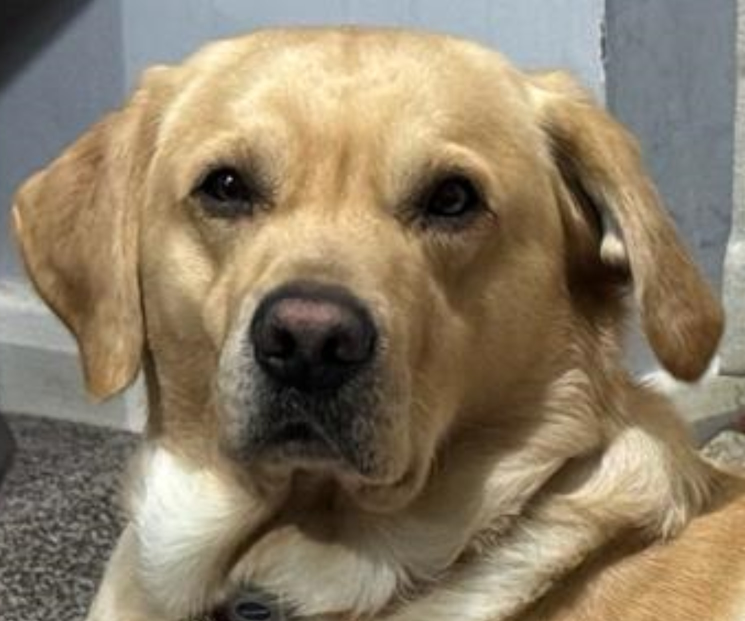
#> input picture archive/lloy_boi.png, 1489 x 1242 px (shown at 1/2 size)
$ python learn-0.1.py
#> lines starting #> are read from the running program, lines starting #| are printed output that depends on the picture
import cv2


img = cv2.imread("./lloy_boi.png")
#> img is the input picture: shape (1242, 1489, 3); mean B, G, R 102.7, 125.4, 139.6

# print(img.shape)
img = cv2.resize(img, (900,600))
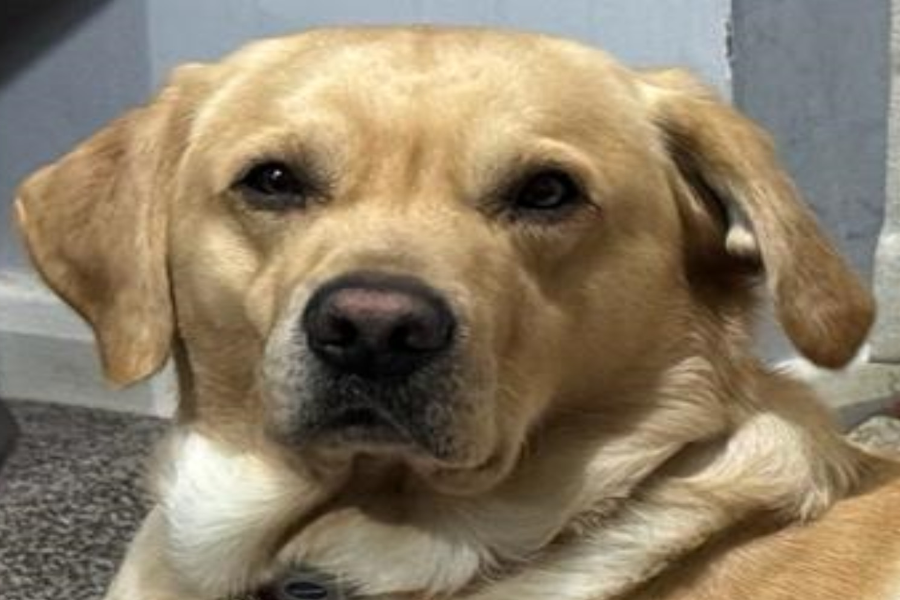
#> img: shape (600, 900, 3); mean B, G, R 102.5, 125.3, 139.5

cv2.imshow("Image_Preview", img)
cv2.waitKey(0)
cv2.destroyAllWindows()

gray = cv2.cvtColor(img, cv2.COLOR_BGR2GRAY)
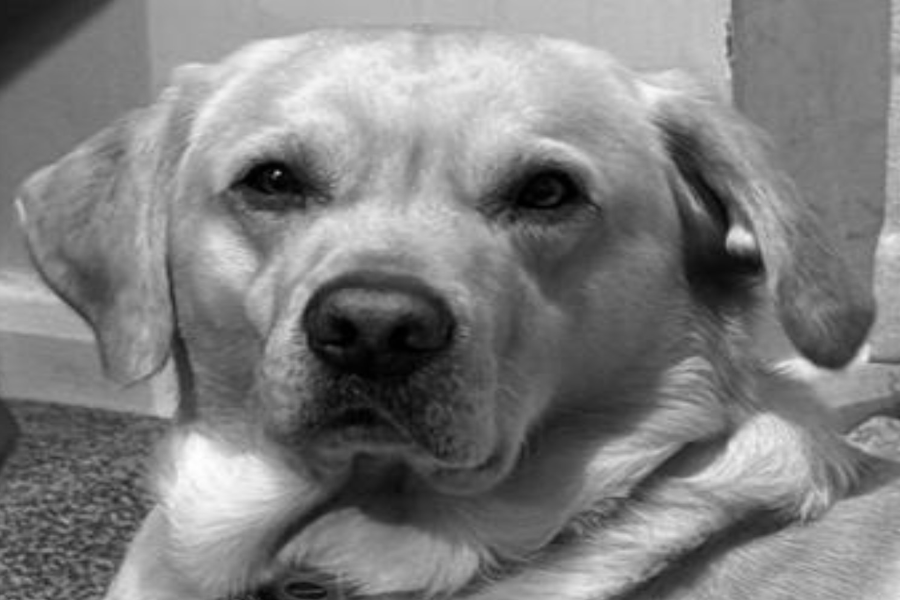
#> gray: shape (600, 900); min 0, max 255, mean 126.9

cv2.imshow("Image_Preview_Gray", gray)
cv2.waitKey(0)
cv2.destroyAllWindows()

$ run again, with archive/woman_hands.jpg saved as archive/lloy_boi.png
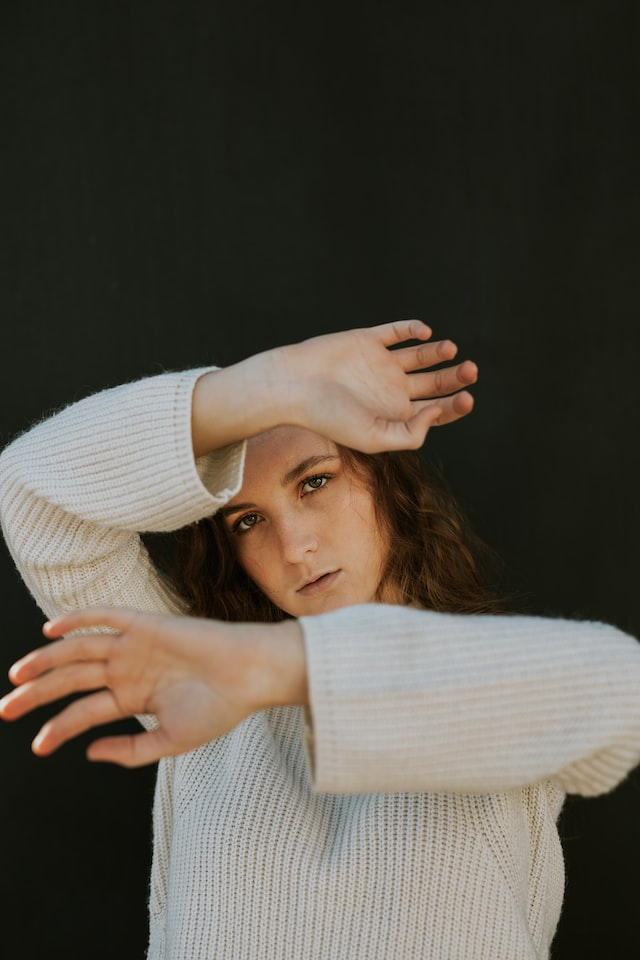
#> input picture archive/woman_hands.jpg, 640 x 960 px
#> img is the input picture: shape (960, 640, 3); mean B, G, R 70.6, 80.5, 86.4
#> `img = cv2.resize(img, (900,600))`:
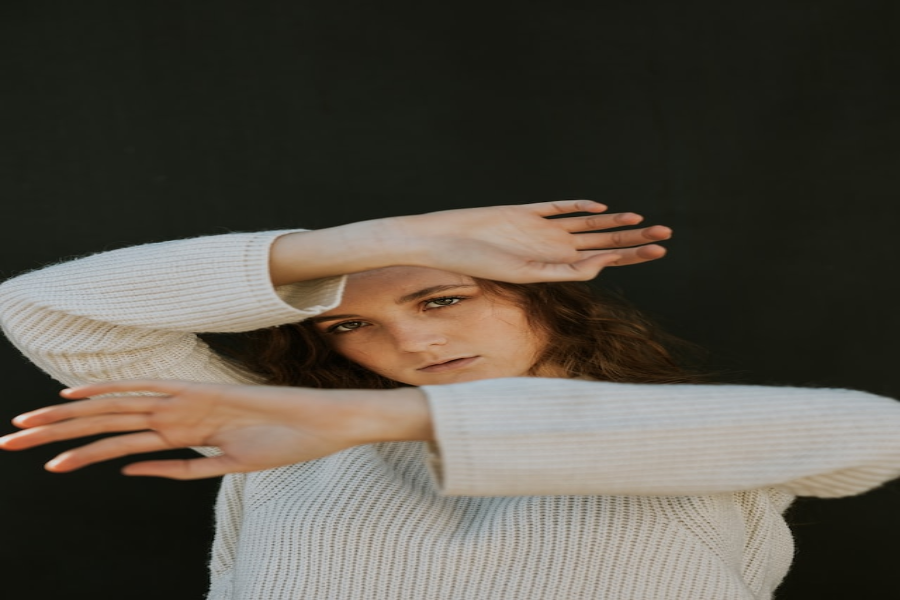
#> img: shape (600, 900, 3); mean B, G, R 70.6, 80.5, 86.4
#> `gray = cv2.cvtColor(img, cv2.COLOR_BGR2GRAY)`:
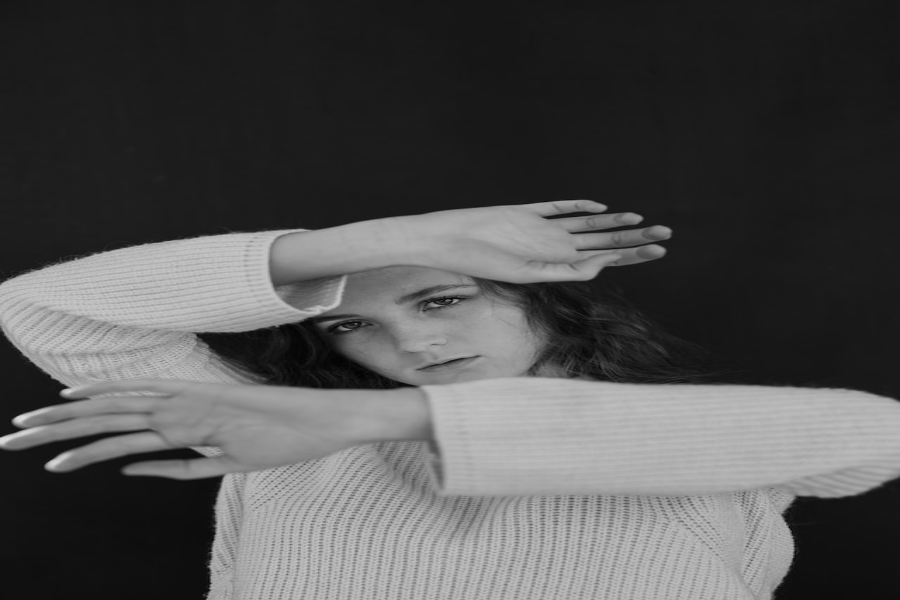
#> gray: shape (600, 900); min 2, max 219, mean 81.1
